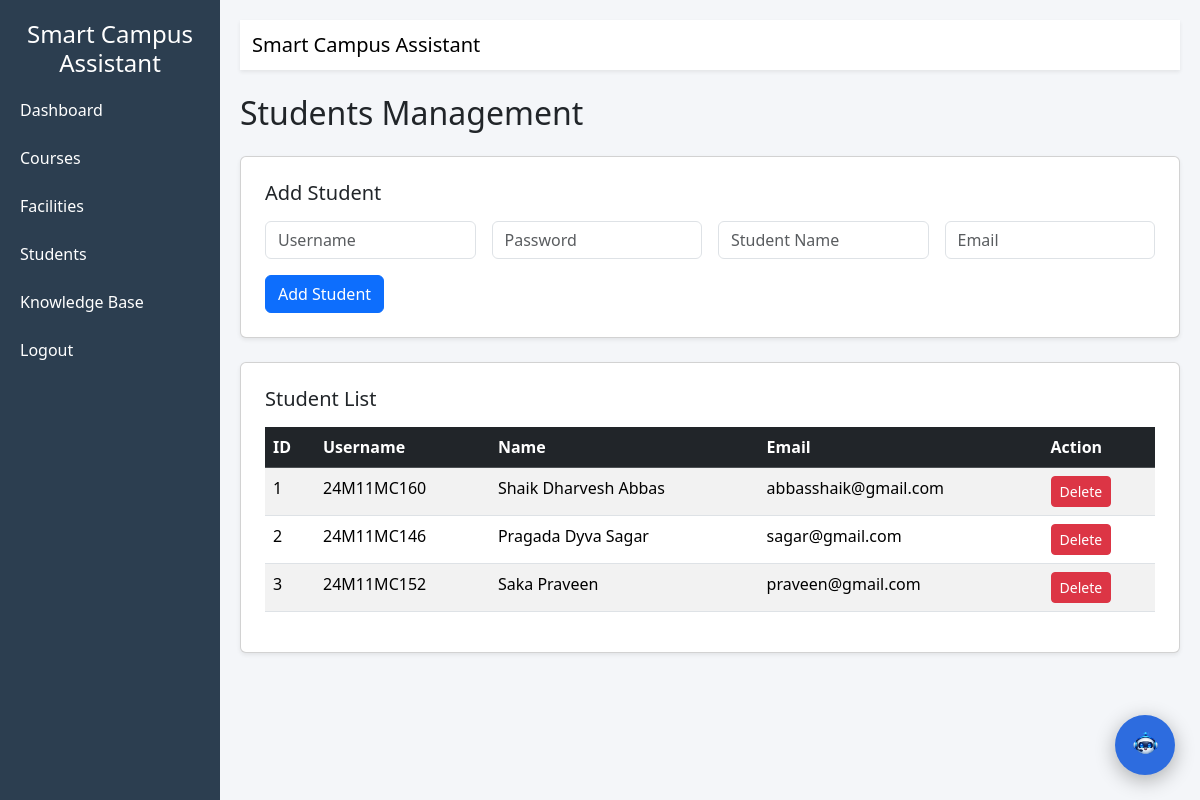
Page /dashboard/students (signed in) on the committed database.
### tables this page shows
CREATE TABLE students (
id INTEGER PRIMARY KEY AUTOINCREMENT,
username TEXT UNIQUE NOT NULL,
password_hash TEXT NOT NULL,
name TEXT,
email TEXT
);

### routes/admin_routes.py (the view)
@admin_bp.route("/dashboard/students")
def students():
    if not session.get("admin"):
        return redirect("/login")
    conn = get_db()
    students = conn.execute("SELECT * FROM students").fetchall()
    return render_template("students.html", students=students)

### models/db.py (called while the page is built)
def get_db():
    if "db" not in g:
        g.db = sqlite3.connect(DATABASE)
        g.db.row_factory = sqlite3.Row
    return g.db

### templates/students.html
{% extends "layout.html" %}
{% block content %}
<h2 class="mb-4">Students Management</h2>
<div class="card shadow-sm p-4 mb-4">
<h5 class="mb-3">Add Student</h5>
<form method="POST" action="/add_student">
<div class="row g-3">
<div class="col-md-3">
<input type="text" name="username" class="form-control" placeholder="Username" required>
</div>
<div class="col-md-3">
<input type="password" name="password" class="form-control" placeholder="Password" required>
</div>
<div class="col-md-3">
<input type="text" name="name" class="form-control" placeholder="Student Name">
</div>
<div class="col-md-3">
<input type="email" name="email" class="form-control" placeholder="Email">
</div>
</div>
<div class="mt-3">
<button type="submit" class="btn btn-primary">
Add Student
</button>
</div>
</form>
</div>
<div class="card shadow-sm p-4">
<h5 class="mb-3">Student List</h5>
<table class="table table-striped table-hover">
<thead class="table-dark">
<tr>
<th>ID</th>
<th>Username</th>
<th>Name</th>
<th>Email</th>
<th>Action</th>
</tr>
</thead>
<tbody>
{% for student in students %}
<tr>
<td>{{ student.id }}</td>
<td>{{ student.username }}</td>
<td>{{ student.name }}</td>
<td>{{ student.email }}</td>
<td>
<a href="/delete_student/{{ student.id }}" class="btn btn-sm btn-danger">
Delete
</a>
</td>
</tr>
{% endfor %}
</tbody>
</table>
</div>
{% endblock %}

### templates/layout.html (style rules this page uses)
body { background:#f4f6f9; }

### rows in the picture
students: id "1", username "24M11MC160", name "Shaik Dharvesh Abbas", email "abbasshaik@gmail.com"
students: id "2", username "24M11MC146", name "Pragada Dyva Sagar", email "sagar@gmail.com"
students: id "3", username "24M11MC152", name "Saka Praveen", email "praveen@gmail.com"
